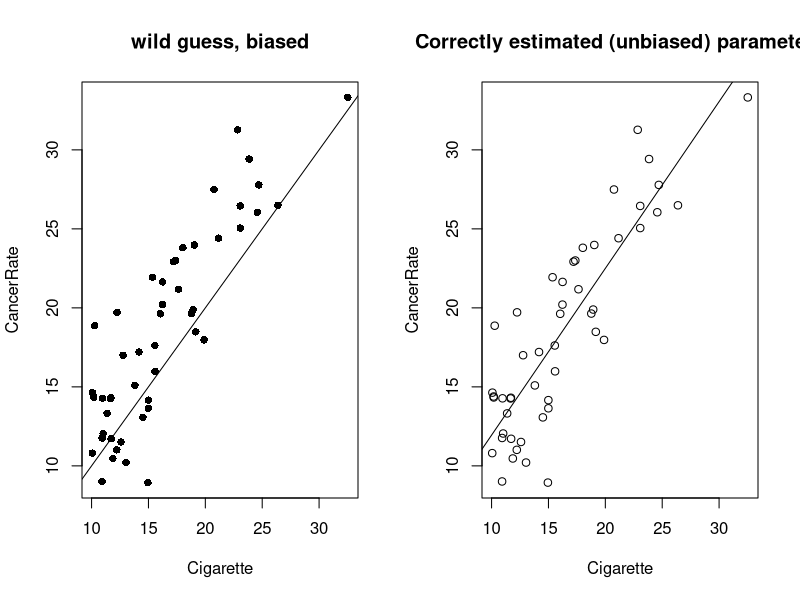
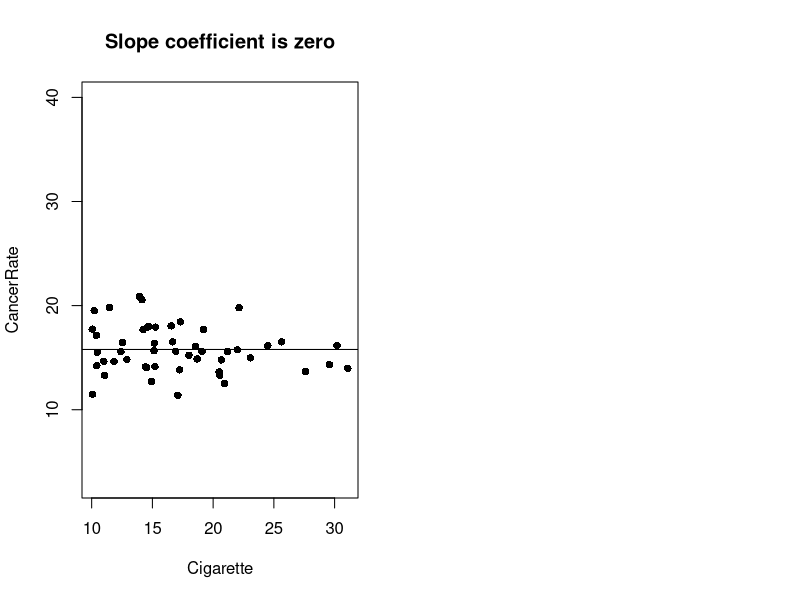

Generate these figures, in order, with R:
# Regression example 


# Make compariosn plots 
par(mfrow= c(1,2))

# I make fake state-level cigarette sales and lung cancer rate per 100,000 ppl
Cigarette <- abs(rnorm(mean = 0, sd = 8, n = 50)) + 10
CancerRate <- Cigarette + rnorm(sd = 3, n = 50) + 3

# Wild guess, beta_0 = 0, and beta_1 = 1
plot(Cigarette, CancerRate, pch = 16,  main = "wild guess, biased")
abline(a= 0, b = 1,col = "black")

# Estimated from data 
plot(Cigarette, CancerRate, main = "Correctly estimated (unbiased) parameters")
abline(lm(CancerRate ~ Cigarette),col = "black")
lm(CancerRate ~ Cigarette)$coefficients






# I make fake state-level cigarette sales and lung cancer rate per 100,000 ppl
Cigarette <- abs(rnorm(mean = 0, sd = 8, n = 50)) + 10
CancerRate <- 0*Cigarette + rnorm(sd = 3, n = 50) + 15

plot(Cigarette, CancerRate, pch = 16,  main = "Slope coefficient is zero", ylim = c(3, 40))
abline(a= mean(CancerRate), b = 0,col = "black")
